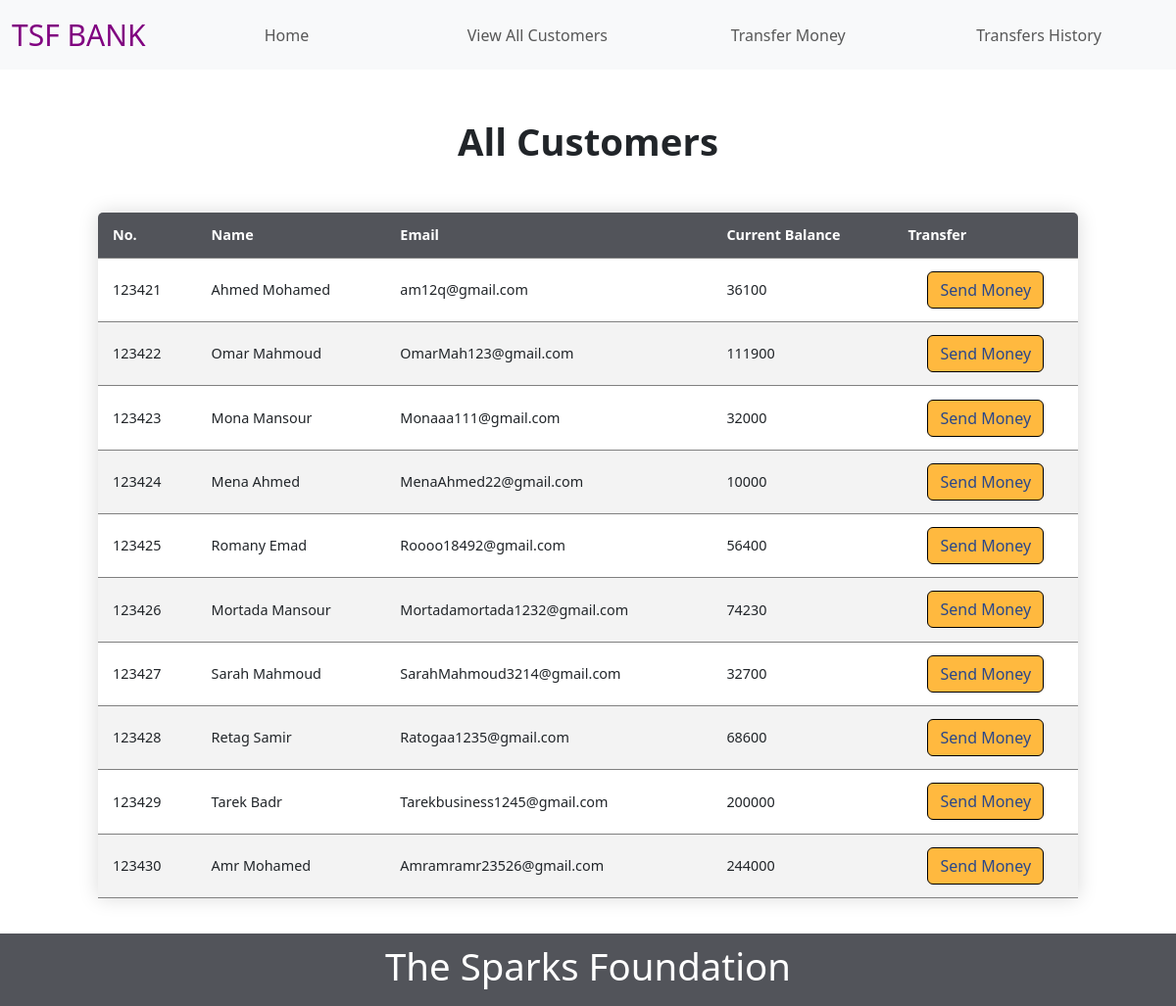
Screenshot of /allcustomers.php with the database file from the repository.
### tables this page shows
CREATE TABLE `customer` (
  `account_no` int(255) NOT NULL,
  `name` text NOT NULL,
  `email` varchar(255) NOT NULL,
  `current_balance` int(255) NOT NULL
);

### allcustomers.php (the view, shortened to what this page needs)
<?php
require_once('config/conn.php');
$query = "select * from customer";
$result =mysqli_query($conn, $query);
?>
<!DOCTYPE html>
<head>
    <link href="https://cdn.jsdelivr.net/npm/bootstrap@5.3.0-alpha3/dist/css/bootstrap.min.css" rel="stylesheet">
</head>
<body>
<section>
    <nav class="navbar navbar-expand-md navbar-light bg-light">
        <div class="container-fluid">
            <a class="navbar-brand" id="brand" href="index.php">TSF BANK</a>
            <div class="collapse navbar-collapse" id="navbarNav">
                <ul class="navbar-nav flex-grow-1">
                    <li class="nav-item active">
                        <a class="nav-link" href="index.php">Home <span class="sr-only"></span></a>
                    </li>
                    <li class="nav-item">
                        <a class="nav-link flex-grow-1"  href="allcustomers.php">View All Customers</a>
                    </li>
                    <li class="nav-item">
                        <a class="nav-link"  href="sendmoney.php">Transfer Money</a>
                    </li>
                    <li class="nav-item">
                        <a class="nav-link"  href="transactions.php">Transfers History</a>
                    </li>
                </ul>
            </div>
        </div>
    </nav>
</section>
    <h1 class="title">All Customers</h1>
      <div class="table">
          <table class="content">
              <thead>
              <tr>
                  <th>No.</th>
                  <th>Name</th>
                  <th>Email</th>
                  <th>Current Balance</th>
                  <th>Transfer</th>
              </tr>
              </thead>
              <?php
              echo"<tbody>";
              while ($row = mysqli_fetch_assoc($result)){
                  echo '
                  <tr>
                  <td>'.$row['account_no'].'</td>
                  <td>'.$row['name'].'</td>
                  <td>'.$row['email'].'</td>
                  <td>'.$row['current_balance'].'</td>
                  <td style="text-align: center;">
                  <a href="sendmoney.php?accountno='.$row['account_no'].'"
                  <button type="button" class="btn btn-pri">Send Money</button>
                  </a>
                  </td>
                  </tr>';
              }
              echo"</tbody>";
              ?>
          </table>
      </div>
<section class="footer">
    <div class="container">
        <div class="row">
            <div class="col-lg-12">
                <h3 class="footer-title">The Sparks Foundation</h3>
            </div>
        </div>
    </div>
</body>
</html>

### allcustomers.php (style rules this page uses)
.navbar-nav > li { margin-right: 1rem; margin-left: 1rem; flex: 1; text-align: center; }
#brand { font-size: 30px; color: purple; }
.content { border-collapse: collapse; margin: 25px 0; font-size: 0.9em; min-width: 1000px; min-height:700px; border-radius: 5px 5px 0 0; overflow: hidden; box-shadow: 0 0 20px rgba(0, 0, 0, 0.15); margin-left: auto; margin-right: auto; margin-block: 3%; }
.content thead tr { background-color: #52545a; color: #ffffff; text-align: left; font-weight: bold; }
.content th, .content td { padding: 12px 15px; }
.content tbody tr:nth-of-type(even) { background-color: #f3f3f3; }
.btn-pri { background-color: #ffb93f !important; color: #2a478a !important; border: 1px solid black; }
.title { font-size: 2.4rem; font-weight: 800; margin: 50px; text-align: center; }
ul li { padding: 0 15px; }
.footer { text-align: center; padding: 10px 0; background-color: #52545a; color: white; }
.footer-title { font-size: 2.4rem; font-weight: 500; }

### rows the page displays
customer: account_no "123421", name "Ahmed Mohamed", email "am12q@gmail.com", current_balance "36100"
customer: account_no "123422", name "Omar Mahmoud", email "OmarMah123@gmail.com", current_balance "111900"
customer: account_no "123423", name "Mona Mansour", email "Monaaa111@gmail.com", current_balance "32000"
customer: account_no "123424", name "Mena Ahmed", email "MenaAhmed22@gmail.com", current_balance "10000"
customer: account_no "123425", name "Romany Emad", email "Roooo18492@gmail.com", current_balance "56400"
customer: account_no "123426", name "Mortada Mansour", email "Mortadamortada1232@gmail.com", current_balance "74230"
customer: account_no "123427", name "Sarah Mahmoud", email "SarahMahmoud3214@gmail.com", current_balance "32700"
customer: account_no "123428", name "Retag Samir", email "Ratogaa1235@gmail.com", current_balance "68600"
customer: account_no "123429", name "Tarek Badr", email "Tarekbusiness1245@gmail.com", current_balance "200000"
customer: account_no "123430", name "Amr Mohamed", email "Amramramr23526@gmail.com", current_balance "244000"
